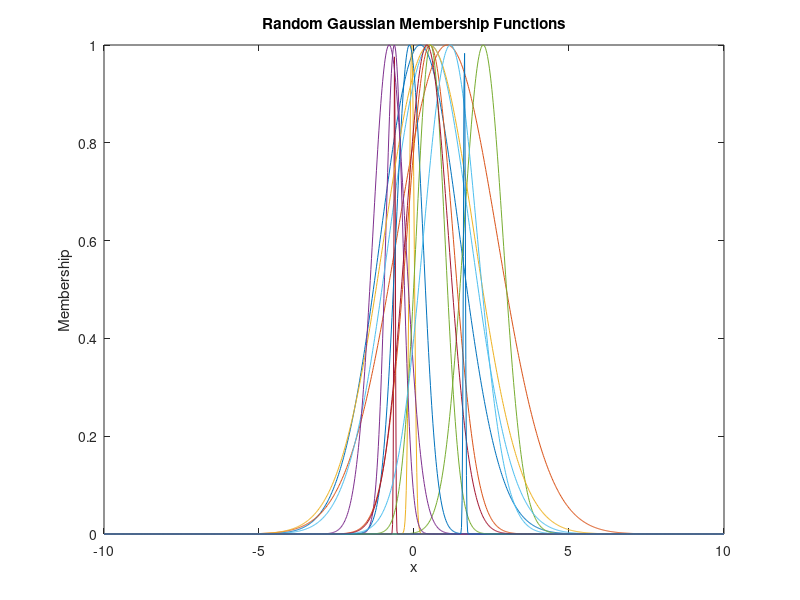

Reproduce this figure in MATLAB.
clc ; 
clear all ; 
close all ; 

tic 
%% Gaussian Distribution with gaussmf function in Matlab 

x = linspace(-10,10,1000);
mu = zeros(10, length(x));
for i = 1:15
    n = randn(1,4);
    mu(i,:) = gaussmf(x, [abs(n(1)), n(2)]);
end

figure
plot(x, mu')
xlabel('x')
ylabel('Membership')
title('Random Gaussian Membership Functions')
%%
toc
